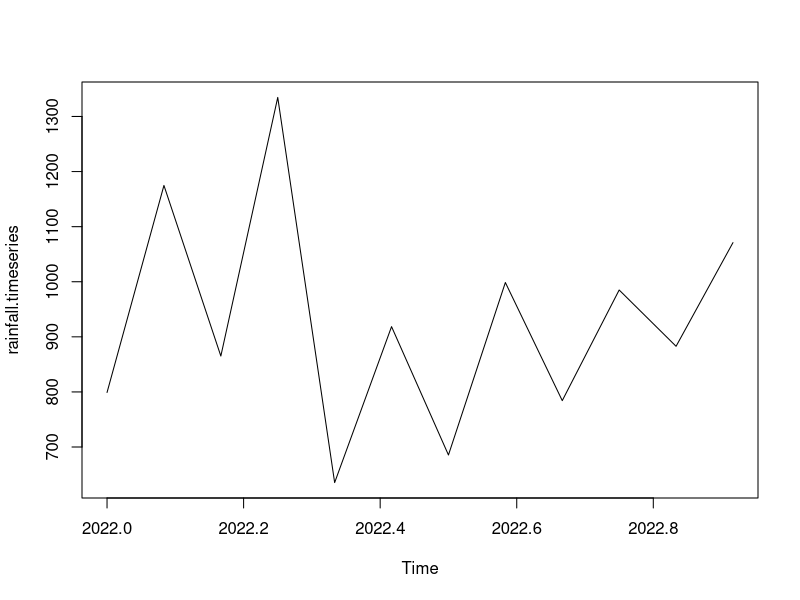

Generate this figure with R:
rainfall <-c(799,1174.8,865.1,1334.6,635.4,918.5,685.5,998.6,784.2,985,882.8,1071) 
rainfall.timeseries <- ts(rainfall,start = c(2022,1),frequency = 12) 
print(rainfall.timeseries) 
png(file = "rainfall.png") 
plot(rainfall.timeseries) 
dev.off()